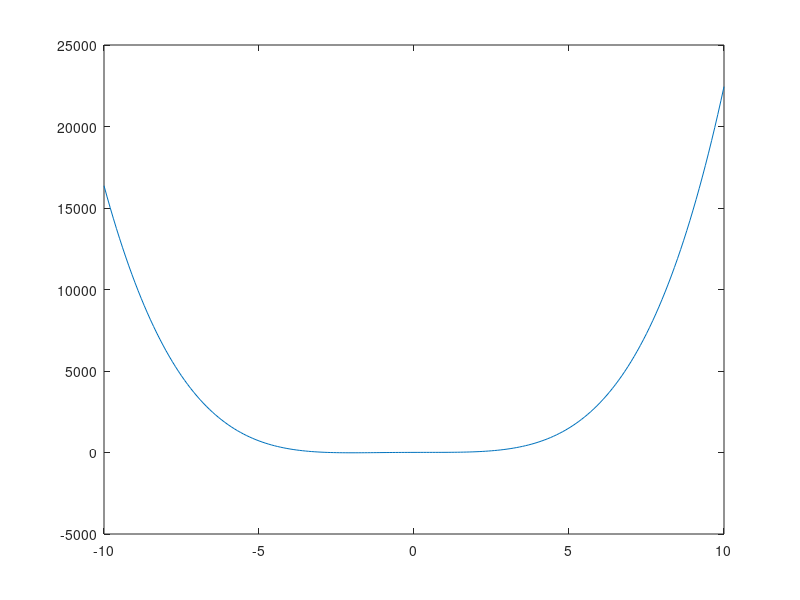

Write MATLAB code to recreate this figure. (Note: this script raises an error after producing the figure.)
q = [2 3 -6 4 7];

figure(1);
x = [-10 : 0.1 : 10];
plot(x, polyval(q, x));
hold on;
yline(0, 'k--');
hold off;
grid;


figure(2);
x = [-3 : 0.01 : 3];
plot(x, polyval(q, x));
hold on;
yline(0, 'k--');
xline(-0.8, 'c--');
xline(-2.8, 'c--');

maxiters = 10000;
accuracy = 0.0001;

[foundx, iters] = findx(q, accuracy, [-4.5, -5, 5, 10], maxiters);

scatter(foundx, polyval(q, foundx), 40, [0.2, 0.2, 0.8], 'filled');

hold off;
grid;

disp(foundx);
disp(iters);